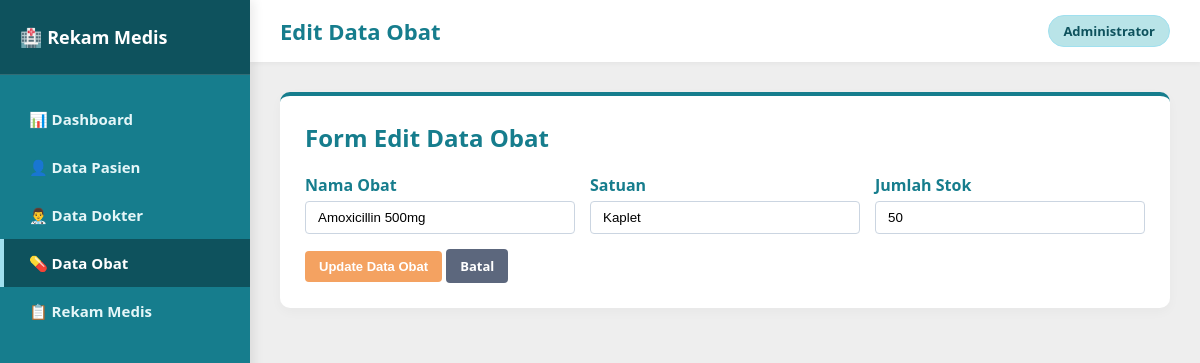
Page /obat/edit.php?id=2 on the committed database.
### tables this page shows
CREATE TABLE obat (
    id_obat INT AUTO_INCREMENT PRIMARY KEY,
    nama_obat VARCHAR(100) NOT NULL,
    satuan VARCHAR(30) NOT NULL,
    stok INT NOT NULL
);

### obat/edit.php (the view, shortened to what this page needs)
<?php
include '../koneksi.php';
$id = $_GET['id'];
$query = mysqli_query($conn, "SELECT * FROM obat WHERE id_obat='$id'");
$d = mysqli_fetch_assoc($query);
?>
<!DOCTYPE html>
<html lang="id">
<head>
    <link rel="stylesheet" href="../style.css">
</head>
<body>
    <aside class="sidebar">
        <div class="sidebar-header">
            <h2>🏥 Rekam Medis</h2>
        </div>
        <ul class="sidebar-menu">
            <li><a href="../index.php">📊 Dashboard</a></li>
            <li><a href="../pasien/index.php">👤 Data Pasien</a></li>
            <li><a href="../dokter/index.php">👨‍⚕️ Data Dokter</a></li>
            <li><a href="index.php" class="active">💊 Data Obat</a></li>
            <li><a href="../rekam_medis/index.php">📋 Rekam Medis</a></li>
        </ul>
    </aside>
    <main class="main-content">
        <div class="top-bar">
            <h1>Edit Data Obat</h1>
            <span class="user-badge">Administrator</span>
        </div>
        <div class="card">
            <h2>Form Edit Data Obat</h2>
            <form action="" method="POST">
                <div class="form-row">
                    <div class="form-group">
                        <label>Nama Obat</label>
                        <input type="text" name="nama_obat" value="<?= $d['nama_obat'] ?>" required>
                    </div>
                    <div class="form-group">
                        <label>Satuan</label>
                        <input type="text" name="satuan" value="<?= $d['satuan'] ?>" required>
                    </div>
                    <div class="form-group">
                        <label>Jumlah Stok</label>
                        <input type="number" name="stok" value="<?= $d['stok'] ?>" required min="0">
                    </div>
                </div>
                <div class="form-actions">
                    <button type="submit" name="update" class="btn btn-warning">Update Data Obat</button>
                    <a href="index.php" class="btn btn-secondary">Batal</a>
                </div>
            </form>
        </div>
    </main>
</body>
</html>

### style.css (style rules this page uses)
:root { --primary: #167D8D; --primary-dark: #0E525D; --secondary: #A0E0EF; --accent-light: #B9E4E8; --light-bg: #EEEEEE; --card-bg: #ffffff; --text-color: #2b2d42; --danger: #e63946; --warning: #f4a261; --sidebar-width: 250px; }
* { box-sizing: border-box; }
body { font-family: 'Segoe UI', Tahoma, Geneva, Verdana, sans-serif; background-color: var(--light-bg); color: var(--text-color); margin: 0; padding: 0; display: flex; min-height: 100vh; }
.sidebar { width: var(--sidebar-width); background-color: var(--primary); color: white; position: fixed; top: 0; bottom: 0; left: 0; display: flex; flex-direction: column; box-shadow: 4px 0 10px rgba(0,0,0,0.08); z-index: 100; }
.sidebar-header { padding: 25px 20px; background-color: var(--primary-dark); border-bottom: 1px solid rgba(255,255,255,0.15); }
.sidebar-header h2 { margin: 0; font-size: 18px; color: #ffffff; display: flex; align-items: center; gap: 10px; }
.sidebar-menu { list-style: none; padding: 20px 0; margin: 0; }
.sidebar-menu li a { display: flex; align-items: center; gap: 12px; padding: 14px 25px; color: #e5f6f8; text-decoration: none; font-weight: 600; font-size: 15px; transition: all 0.3s ease; border-left: 4px solid transparent; }
.sidebar-menu li a:hover, .sidebar-menu li a.active { background-color: var(--primary-dark); color: #ffffff; border-left-color: var(--secondary); }
.main-content { margin-left: var(--sidebar-width); flex: 1; padding: 30px; }
.top-bar { background: white; padding: 15px 30px; margin: -30px -30px 30px -30px; box-shadow: 0 2px 5px rgba(0,0,0,0.04); display: flex; justify-content: space-between; align-items: center; }
.top-bar h1 { margin: 0; font-size: 22px; color: var(--primary); }
.user-badge { background: var(--accent-light); color: var(--primary-dark); padding: 6px 14px; border-radius: 20px; font-weight: 600; font-size: 13px; border: 1px solid var(--secondary); }
.card { background: var(--card-bg); padding: 25px; border-radius: 10px; box-shadow: 0 4px 12px rgba(0,0,0,0.03); margin-bottom: 25px; border-top: 4px solid var(--primary); }
.card h2 { margin-top: 0; color: var(--primary); }
.btn { display: inline-block; padding: 8px 14px; background-color: var(--primary); color: white; border: none; border-radius: 4px; cursor: pointer; text-decoration: none; font-size: 13px; font-weight: 600; transition: 0.2s; }
.btn-warning { background-color: var(--warning); color: #ffffff; }
.btn-secondary { background-color: #5c677d; }
.form-group { margin-bottom: 15px; }
.form-group label { display: block; margin-bottom: 5px; font-weight: 600; color: var(--primary); }
.form-group input, .form-group select, .form-group textarea { width: 100%; padding: 8px 12px; border: 1px solid #cbd5e1; border-radius: 4px; box-sizing: border-box; }
.form-row { display: flex; gap: 15px; }
.form-row .form-group { flex: 1; }

### rows in the picture
obat: nama_obat "Amoxicillin 500mg", satuan "Kaplet", stok "50"
